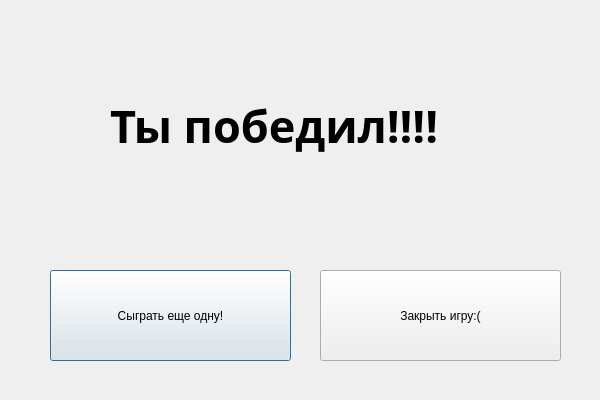
<?xml version="1.0" encoding="UTF-8"?>
<ui version="4.0">
 <class>result</class>
 <widget class="QDialog" name="result">
  <property name="geometry">
   <rect>
    <x>0</x>
    <y>0</y>
    <width>600</width>
    <height>400</height>
   </rect>
  </property>
  <property name="windowTitle">
   <string>Dialog</string>
  </property>
  <widget class="QLabel" name="label">
   <property name="geometry">
    <rect>
     <x>110</x>
     <y>10</y>
     <width>441</width>
     <height>231</height>
    </rect>
   </property>
   <property name="font">
    <font>
     <family>Arial Black</family>
     <pointsize>34</pointsize>
     <weight>75</weight>
     <bold>true</bold>
    </font>
   </property>
   <property name="text">
    <string>Ты победил!!!!</string>
   </property>
   <property name="textFormat">
    <enum>Qt::RichText</enum>
   </property>
  </widget>
  <widget class="QPushButton" name="pushButton">
   <property name="geometry">
    <rect>
     <x>50</x>
     <y>270</y>
     <width>241</width>
     <height>91</height>
    </rect>
   </property>
   <property name="text">
    <string>Сыграть еще одну!</string>
   </property>
  </widget>
  <widget class="QPushButton" name="pushButton_2">
   <property name="geometry">
    <rect>
     <x>320</x>
     <y>270</y>
     <width>241</width>
     <height>91</height>
    </rect>
   </property>
   <property name="text">
    <string>Закрыть игру:(</string>
   </property>
  </widget>
 </widget>
 <resources/>
 <connections/>
</ui>
